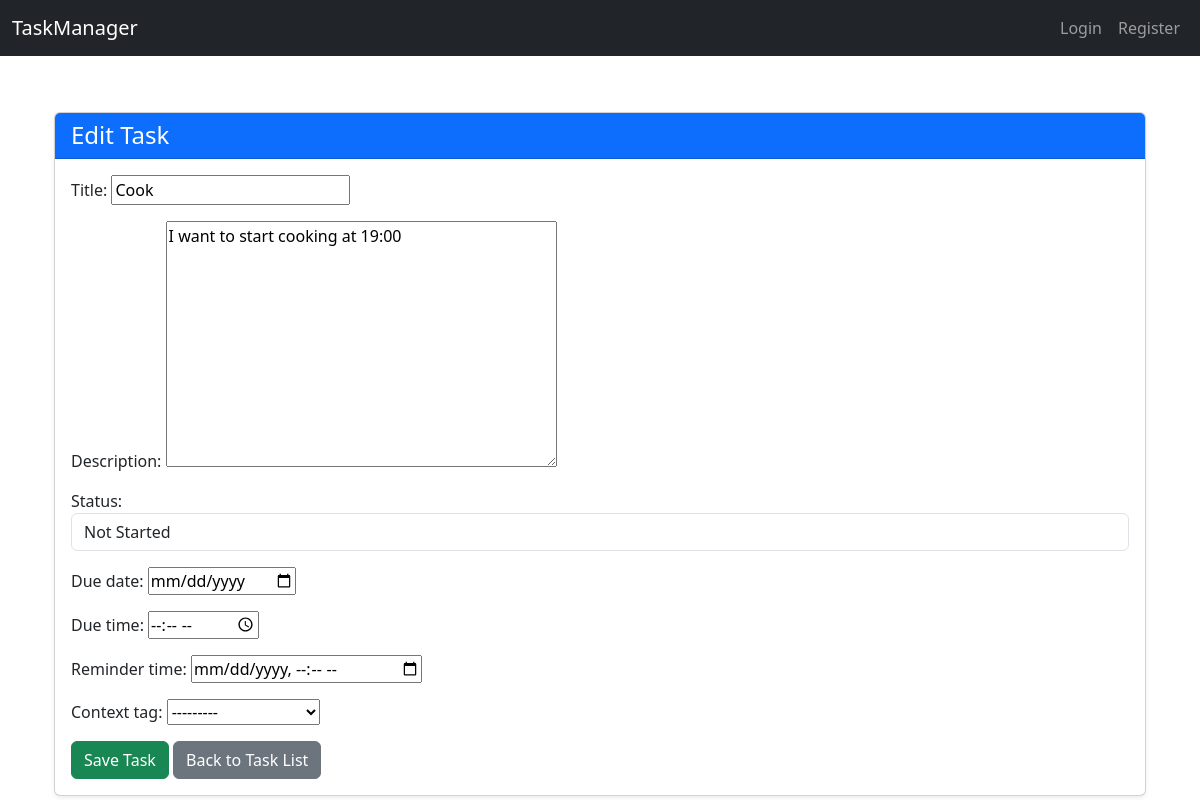
Page /edit/2/ on the committed database.
### tasks/models.py (models this page shows, shortened)
class Task(models.Model):
    STATUS_CHOICES = [
        ('not_started', 'Not Started'),
        ('in_progress', 'In Progress'),
        ('completed', 'Completed'),
    ]
    CONTEXT_CHOICES = [
    ('morning', 'After Breakfast'),
    ('commute', 'During Commute'),
    ('evening', 'Before Bed'),
    ]
    context_tag = models.CharField(max_length=50, choices=CONTEXT_CHOICES, blank=True)
    user = models.ForeignKey(User, on_delete=models.CASCADE)
    title = models.CharField(max_length=255)
    description = models.TextField(blank=True)
    status = models.CharField(max_length=20, choices=STATUS_CHOICES, default='not_started')
    due_date = models.DateField(null=True, blank=True)
    due_time = models.TimeField(null=True, blank=True)
    reminder_time = models.DateTimeField(null=True, blank=True)
    created_at = models.DateTimeField(auto_now_add=True)

### tasks/views.py (the view)
# urls.py: path('edit/<int:pk>/', views.task_edit, name='task_edit'),
def task_edit(request,pk):
    task = get_object_or_404(Task,pk=pk)
    if request.method == 'POST':
        form = TaskForm(request.POST, instance =task)
        if form.is_valid():
            form.save()
            return redirect('task_list')
    else:
        form = TaskForm(instance = task)
    return render(request, 'task_form.html',{'form':form})

### tasks/forms.py
class TaskForm(forms.ModelForm):
    class Meta:
        model = Task
        fields = ['title', 'description', 'status', 'due_date', 'due_time', 'reminder_time', 'context_tag']
        widgets = {
            'status': forms.Select(attrs={'class':'form-control'}),
            'due_date': forms.DateInput(attrs={'type': 'date'}),
            'due_time': forms.TimeInput(attrs={'type': 'time'}),
            'reminder_time': forms.DateTimeInput(attrs={'type': 'datetime-local'}),
        }

### tasks/templates/task_form.html (shortened to what this page needs)
{% extends 'base.html' %}
{% block content %}
<div class="container mt-5">
    <div class="card shadow-sm">
        <div class="card-header bg-primary text-white">
            <h4 class="mb-0">{% if form.instance.pk %}Edit Task{% else %}Create New Task{% endif %}</h4>
        </div>
        <div class="card-body">
            <form method="POST" class="needs-validation" novalidate>
                {{ form.as_p }}
                <button type="submit" class="btn btn-success">Save Task</button>
                <a href="{% url 'task_list' %}" class="btn btn-secondary ml-2">Back to Task List</a>
            </form>
        </div>
    </div>
</div>
{% endblock %}

### tasks/templates/base.html (style rules this page uses)
body { padding-top: 4rem; }

### rows in the picture
Task: title "Cook", description "I want to start cooking at 19:00", status "Not Started", context_tag "---------"
